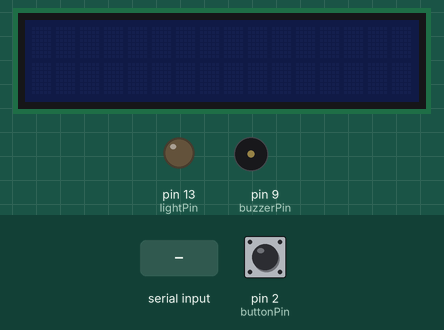
Simulated run of this sketch. Board: Arduino Uno, built with avr-gcc and run on an emulated ATmega328P. Parts: 16×2 character LCD, output pins drawn as LEDs (lit = HIGH), buzzer (waves = sounding). Dashed ring = blinking. The inputs (shaded band) are chosen by the test bench; at power-on: pin 2 (buttonPin) HIGH. The modem accepts every AT command (registered, SIM ready, sends succeed) and sends nothing else; what the sketch prints to the serial monitor is not drawn.

Above: at 1.2 s.
1.3 s: pin 2 (buttonPin) pulled LOW for 0.15 s
At 1.7 s:
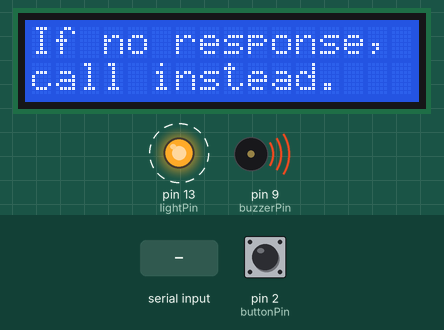
4.4 s: "READY\n" received over the second serial link
At 6.0 s:
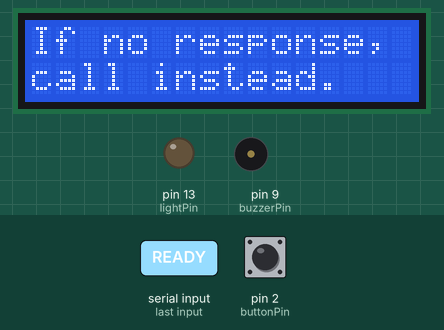
Timing chart, 0 to 7.5 s (numbered marks = the images above; inputs shaded):
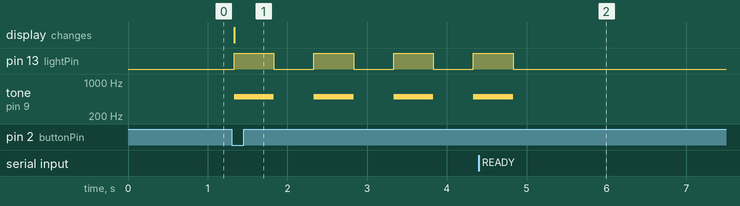

Measured:
- after the input at 1.3 s, pin 13 (lightPin): alternates HIGH for 0.50 s and LOW for 0.50 s, starting at once; tone on pin 9 (buzzerPin): alternates 500 Hz for 0.50 s and silent for 0.50 s, starting at once; the display: changes at once (image 1)

The sketch:

AP184_DoorbellLMS.ino
```cpp
// importing the necessary libraries
#include <SoftwareSerial.h>
#include <Wire.h>
#include <LiquidCrystal_I2C.h>

// defining the pins for the components and variables
SoftwareSerial sim(6, 7);     //RX = 6, TX = 7

// specifying the phone number where the text message will be sent to (country code +63 for Philippines)
String number = "+639060616083";
const char* phoneNumber = "+639060616083";

// Initialize the I²C LCD (0x27 is a common I²C address; yours might differ)
LiquidCrystal_I2C lcd(0x27, 16, 2); // 16 columns, 2 rows

int buzzerPin = 9;      // Pin connected to the buzzer
int lightPin = 13;       // Pin connected to the fairy lights
int buttonPin = 2;      // Pin connected to the button
bool isPlaying = false; // State to track if melody is currently playing
unsigned long lastButtonPress = 0; // To track last button press time
const unsigned long debounceDelay = 200; // Debounce delay in milliseconds

void setup() {
  Serial.begin(9600);               // Start serial communication
  sim.begin(9600);                  // Initialize the GSM module

  pinMode(buzzerPin, OUTPUT);        // Set the buzzer pin as output
  pinMode(lightPin, OUTPUT);        // Set the fairy lights pin as output
  pinMode(buttonPin, INPUT_PULLUP); // Set the button pin as input with internal pull-up

  // Initialize the LCD and print the initial message
  lcd.init();                       // Initialize the I²C LCD

}

void loop() {
  // Check if button is pressed (LOW state due to pull-up resistor)
  if (digitalRead(buttonPin) == LOW && !isPlaying) {
    isPlaying = true;              // Set state to indicate that the melody is playing

    lcd.backlight();
    lcd.clear();                   // Clear LCD before showing new message
    lcd.print("If no response,");  // First line of the message
    lcd.setCursor(0, 1);           // Move to the second line
    lcd.print("call instead.");

    playMelody();                  // Plays the doorbell sound
    checkSIM();
    MakeCall();                 //

    lcd.clear();                   // Reset LCD to default message
    isPlaying = false;             // Reset state after melody is finished
    lcd.noBacklight();
  }
}

// Function to play the melody and flicker the lights
void playMelody() {
  digitalWrite(lightPin, HIGH);
  tone(buzzerPin, 500, 500);
  delay(500);      // Play the melody
  digitalWrite(lightPin, LOW);
  delay(500);

  digitalWrite(lightPin, HIGH);
  tone(buzzerPin, 500, 500);
  delay(500);      // Play the melody
  digitalWrite(lightPin, LOW);
  delay(500);

  digitalWrite(lightPin, HIGH);
  tone(buzzerPin, 500, 500);
  delay(500);      // Play the melody
  digitalWrite(lightPin, LOW);
  delay(500);

  digitalWrite(lightPin, HIGH);
  tone(buzzerPin, 500, 500);
  delay(500);      // Play the melody
  digitalWrite(lightPin, LOW);
  delay(500);
}

// Optional: Function to validate phone number format (if dynamic input is used in the future)
bool isValidNumber(String number) {
  if (number.startsWith("+") && number.length() == 13) {
    return true;
  }
  return false;
}

void checkSIM() {
  sim.println("AT+CPIN?");
  delay(1000); // Wait for the module to respond

  while (sim.available()) {
    String response = sim.readString();
    Serial.println("SIM Response: " + response);
    if (response.indexOf("READY") != -1) {
      Serial.println("SIM is detected and ready.");
    } else if (response.indexOf("SIM PIN") != -1) {
      Serial.println("SIM requires a PIN.");
    } else if (response.indexOf("SIM PUK") != -1) {
      Serial.println("SIM is locked with a PUK.");
    } else {
      Serial.println("No SIM detected or an unknown error occurred.");
    }
  }
}

// Function to make a call
void MakeCall() {
  sim.println("ATD" + String(phoneNumber) + ";"); // Send the ATD command with the phone number
  delay(10000); // Allow time for the GSM module to process the command
  sim.println("ATH"); // Send the ATD command with the phone number
  // Check for response from the GSM module and print it to the Serial Monitor
  while (sim.available()) {
    Serial.print(char(sim.read())); // Print response from the GSM module
  }
}
```
